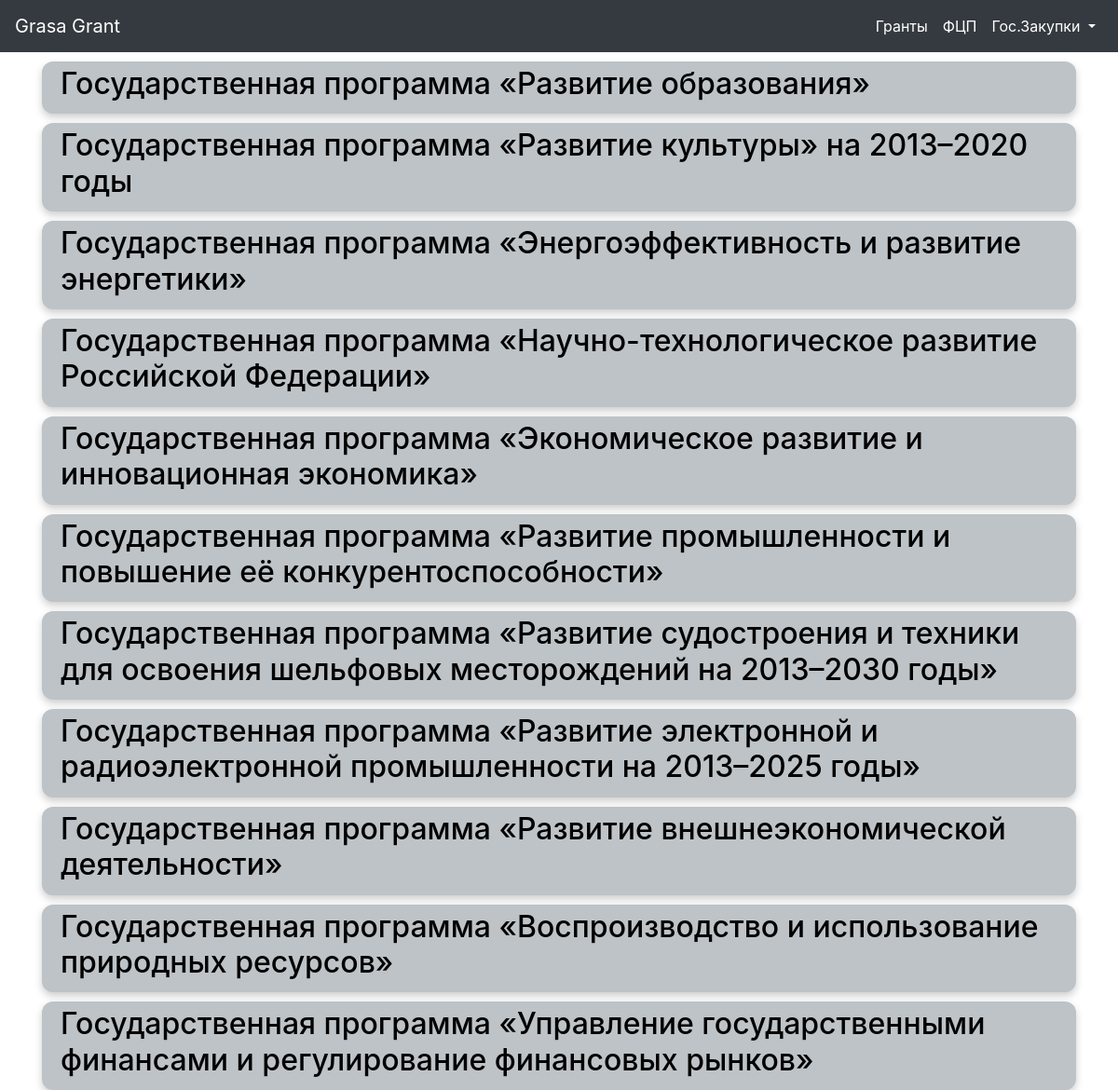
The app's page /fcp_types/ with its own data.
### main/models.py (models this page shows, shortened)
class Type(models.Model):
    name = models.CharField(max_length=300)
    category = models.ForeignKey(Category, on_delete=models.CASCADE, related_name="type")

### main/views.py (the view)
# urls.py: path('fcp_types/', views.fcp_types_list, name='fcps'),
def fcp_types_list(request):
    category = Category.objects.get(tab_name='Fcp')
    types = Type.objects.filter(category=category)
    return render(
        request,
        'types_list.html',
        context = {'types': types, 'query_to': 'fcps_list'},
    )

### main/templates/types_list.html (shortened to what this page needs)
{% extends "layout.html" %}
{% block content %}
<section class="container">
  {% for type in types %}
  <div class="info-card" onclick="location.href='{% url query_to type.id %}'">
    <h2>{{type.name}}</h2>
  </div>
  {% endfor %}
</section>
{% endblock %}

### main/static/css/styles.css (style rules this page uses)
body { margin: 0; padding: 0; }
.info-card { margin-top: 10px; color: black; font-size: 1rem; background-color: #BDC3C7; box-shadow: 0 4px 8px rgba(0, 0, 0, .2); padding: 5px 20px; border-radius: 12px; }

### records on screen
Type: name "Государственная программа «Развитие образования»"
Type: name "Государственная программа «Развитие культуры» на 2013–2020 годы"
Type: name "Государственная программа «Энергоэффективность и развитие энергетики»"
Type: name "Государственная программа «Научно-технологическое развитие Российской Федерации»"
Type: name "Государственная программа «Экономическое развитие и инновационная экономика»"
Type: name "Государственная программа «Развитие промышленности и повышение её конкурентоспособности»"
Type: name "Государственная программа «Развитие судостроения и техники для освоения шельфовых месторождений на 2013–2030 годы»"
Type: name "Государственная программа «Развитие электронной и радиоэлектронной промышленности на 2013–2025 годы»"
Type: name "Государственная программа «Развитие внешнеэкономической деятельности»"
Type: name "Государственная программа «Воспроизводство и использование природных ресурсов»"
Type: name "Государственная программа «Управление государственными финансами и регулирование финансовых рынков»"
